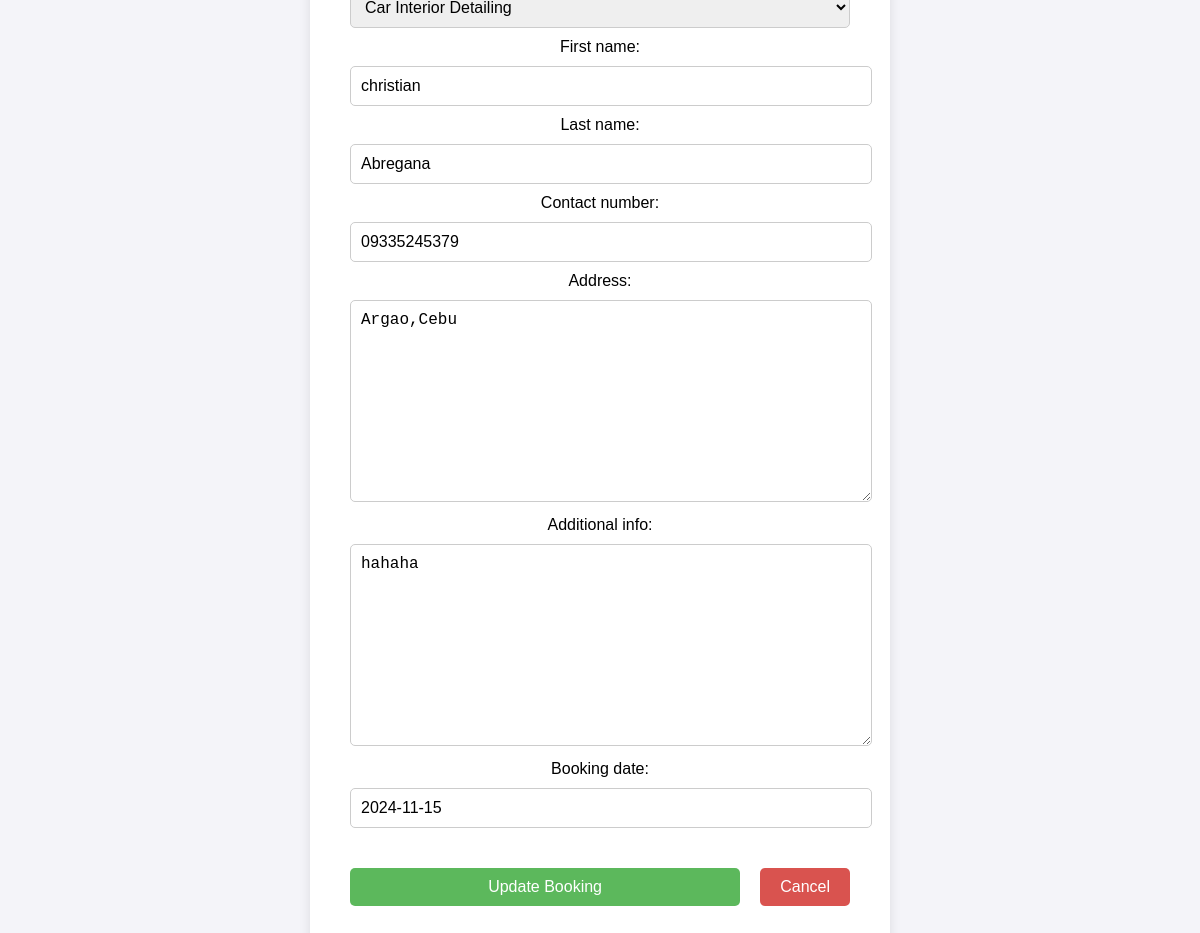
/booking/update/22/ (signed in), run on the app's committed database.
### cleaning/models.py (models this page shows, shortened)
class Booking(models.Model):
    booking_id = models.AutoField(primary_key=True, editable=False)
    CLEANING_CHOICES = [
    ('residential', 'Residential Cleaning'),
    ('commercial', 'Commercial Cleaning'),
    ('deep-cleaning', 'Deep Cleaning'),
    ('move-in-out', 'Move-in/Move-out Cleaning'),
    ('carpet-cleaning', 'Carpet Cleaning'),
    ('upholstery-cleaning', 'Upholstery Cleaning'),
    ('window-cleaning', 'Window Cleaning'),
    ('eco-friendly', 'Eco-friendly Green Cleaning'),
    ('anti-bacterial-mist', 'Anti-Bacterial Mist Treatment'),
    ('car-interior-detailing', 'Car Interior Detailing'),
    ('deep-dry-cleaning', 'Deep Dry Cleaning'),
    ('deep-home-cleaning', 'Deep Home Cleaning'),
    ('deep-upholstery-shampooing', 'Deep Upholstery Shampooing'),
    ('steam-sterilization', 'Superior Steam Sterilization'),
]
    PENDING = 'pending'
    CONFIRMED = 'confirmed'
    DENIED = 'denied'
    COMPLETED = 'completed'
    STATUS_CHOICES = [
        (CONFIRMED, 'Confirmed'),
        (PENDING, 'Pending'),
        (DENIED, 'Denied'),
        (COMPLETED, 'Completed'),
    ]
    user = models.ForeignKey(User, on_delete=models.CASCADE)
    cleaning_service = models.CharField(max_length=100, choices=CLEANING_CHOICES)
    first_name = models.CharField(max_length=100)
    last_name = models.CharField(max_length=100, default='Unknown')
    contact_number = models.CharField(max_length=15)
    address = models.TextField()
    additional_info = models.TextField(blank=True, null=True)
    status = models.CharField(max_length=20, choices=STATUS_CHOICES, default=PENDING)
    created_at = models.DateTimeField(auto_now_add=True)
    booking_date = models.DateField()

### cleaning/views.py (the view)
# urls.py: path('booking/update/<int:pk>/', BookingUpdateView.as_view(), name='update_booking'),
@method_decorator(login_required, name='dispatch')
class BookingUpdateView(UpdateView):
    model = Booking
    form_class = BookingForm
    template_name = 'cleaning/booking_update.html'
    success_url = reverse_lazy('user_profile')
    def get_queryset(self):
        return Booking.objects.filter(user=self.request.user)

### cleaning/forms.py
class BookingForm(forms.ModelForm):
    class Meta:
        model = Booking
        exclude = ['booking_id', 'status', 'user', 'created_at']

### cleaning/templates/cleaning/booking_update.html (shortened to what this page needs)
<!DOCTYPE html>
<html lang="en">
<head>
    {% load static %}
    <link rel="stylesheet" href="{% static 'styles/update_booking.css' %}">
</head>
<body>
    <div class="update-container">
        <form method="post">
            <div class="form-group">
                {{ form.cleaning_service.label_tag }} {{ form.cleaning_service }}
                {{ form.first_name.label_tag }} {{ form.first_name }}
                {{ form.last_name.label_tag }} {{ form.last_name }}
                {{ form.contact_number.label_tag }} {{ form.contact_number }}
                {{ form.address.label_tag }} {{ form.address }}
                {{ form.additional_info.label_tag }} {{ form.additional_info }}
                {{ form.booking_date.label_tag }} {{ form.booking_date }}
            </div>
            <div class="button-group">
                <button type="submit" class="btn update-btn">Update Booking</button>
                <a href="{% url 'u_home' %}" class="btn cancel-btn">Cancel</a>
            </div>
        </form>
    </div>
</body>
</html>

### cleaning/static/styles/update_booking.css (style rules this page uses)
body { font-family: Arial, sans-serif; background-color: #f4f4f9; display: flex; justify-content: center; align-items: center; height: 100vh; margin: 0; }
.update-container { background-color: white; padding: 40px; border-radius: 10px; box-shadow: 0 4px 12px rgba(0, 0, 0, 0.1); max-width: 500px; width: 100%; text-align: center; }
.form-group { margin-bottom: 30px; }
input[type="text"], input[type="tel"], textarea, select { width: 100%; padding: 10px; margin: 10px 0; border-radius: 5px; border: 1px solid #ccc; font-size: 16px; }
button { width: 100%; }
.button-group { display: flex; justify-content: space-between; gap: 20px; }
.btn { padding: 10px 20px; border: none; border-radius: 5px; font-size: 16px; cursor: pointer; text-decoration: none; }
.update-btn { background-color: #5cb85c; color: white; }
.cancel-btn { background-color: #d9534f; color: white; }

### data on the page
Booking: cleaning_service "Car Interior Detailing", first_name "christian", last_name "Abregana", contact_number "09335245379", address "Argao,Cebu", additional_info "hahaha", booking_date "2024-11-15"
